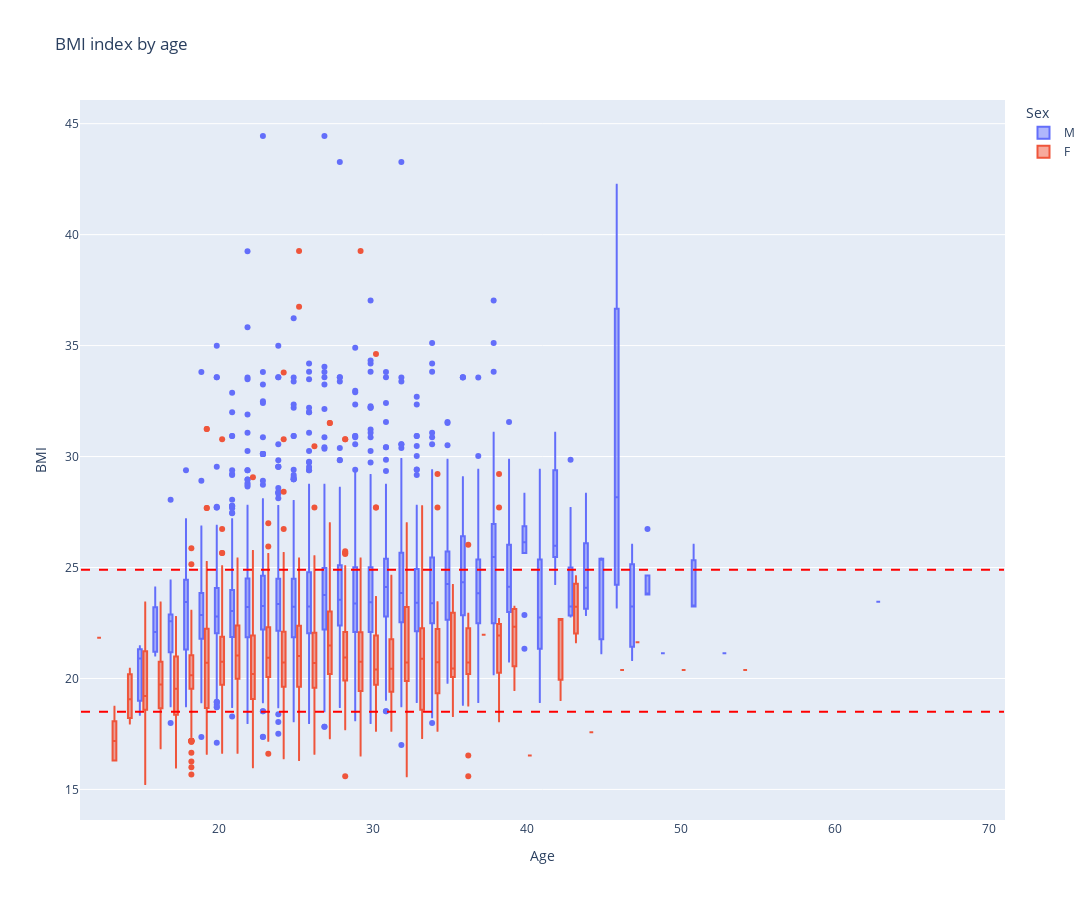

The cell this chart's notebook holds for it:
### Markdown cell above
## BMI index by age

### Code cell
fig = px.box(
    italy_events,
    x="Age",
    y="BMI",
    color="Sex",
    hover_data=["Sport", "Year"],
    title="BMI index by age"
)

# The lines show the range of a healthy BMI
fig.add_shape(
    type='line',
    x0=italy_events['Age'].min(),
    x1=italy_events['Age'].max(),
    y0=18.5,
    y1=18.5,
    line=dict(color='red', width=2, dash='dash'),
    name="Min range healthy BMI"
)

fig.add_shape(
    type='line',
    x0=italy_events['Age'].min(),
    x1=italy_events['Age'].max(),
    y0=24.9,
    y1=24.9,
    line=dict(color='red', width=2, dash='dash'),
    name="Max range healthy BMI"
)

fig.update_layout(
    autosize = False,
    width = 1200,
    height = 900
)

fig.show()

### Figure 1 — Plotly figure (JSON) as saved in the notebook; plotly's stock layout.template omitted (floating-point values rounded to 4 significant figures; data arrays with more than 128 entries replaced by an {"elided": "..."} marker saying what was removed)
{"data": [{"alignmentgroup": "True", "customdata": {"elided": "7756x2 mixed values"}, "hovertemplate": "Sex=M<br>Age=%{x}<br>BMI=%{y}<br>Sport=%{customdata[0]}<br>Year=%{customdata[1]}<extra></extra>", "legendgroup": "M", "marker": {"color": "#636efa"}, "name": "M", "notched": false, "offsetgroup": "M", "orientation": "v", "showlegend": true, "type": "box", "x": {"elided": "7756 int values"}, "x0": " ", "xaxis": "x", "y": {"elided": "7756 float values"}, "y0": " ", "yaxis": "y"}, {"alignmentgroup": "True", "customdata": {"elided": "2504x2 mixed values"}, "hovertemplate": "Sex=F<br>Age=%{x}<br>BMI=%{y}<br>Sport=%{customdata[0]}<br>Year=%{customdata[1]}<extra></extra>", "legendgroup": "F", "marker": {"color": "#EF553B"}, "name": "F", "notched": false, "offsetgroup": "F", "orientation": "v", "showlegend": true, "type": "box", "x": {"elided": "2504 int values"}, "x0": " ", "xaxis": "x", "y": {"elided": "2504 float values"}, "y0": " ", "yaxis": "y"}], "layout": {"autosize": false, "boxmode": "group", "height": 900, "legend": {"title": {"text": "Sex"}, "tracegroupgap": 0}, "shapes": [{"line": {"color": "red", "dash": "dash", "width": 2}, "name": "Min range healthy BMI", "type": "line", "x0": 11, "x1": 71, "y0": 18.5, "y1": 18.5}, {"line": {"color": "red", "dash": "dash", "width": 2}, "name": "Max range healthy BMI", "type": "line", "x0": 11, "x1": 71, "y0": 24.9, "y1": 24.9}], "title": {"text": "BMI index by age"}, "width": 1200, "xaxis": {"anchor": "y", "domain": [0, 1], "title": {"text": "Age"}}, "yaxis": {"anchor": "x", "domain": [0, 1], "title": {"text": "BMI"}}}}
